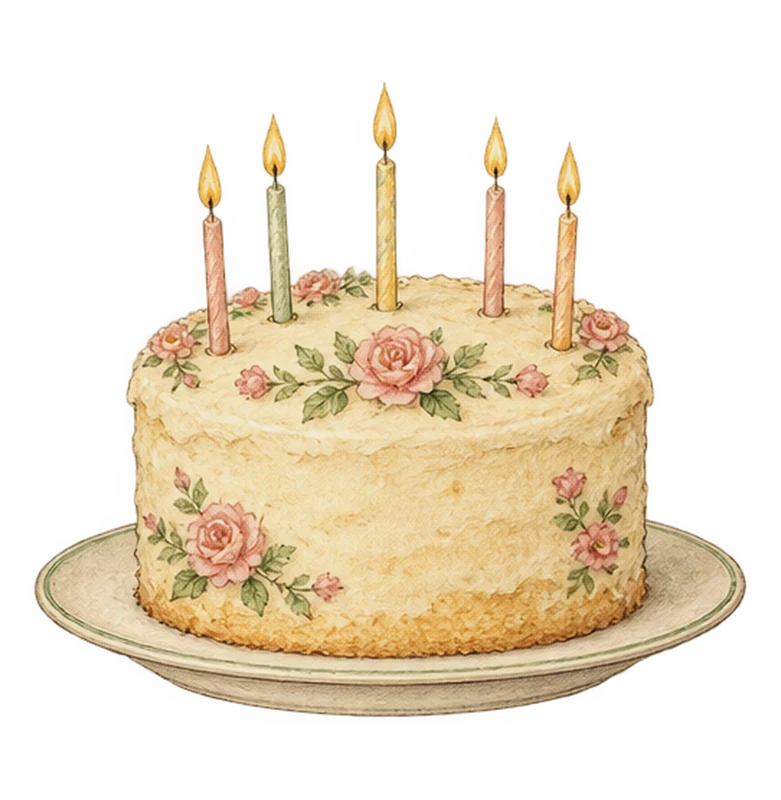
#> input picture design-system/baked/aquarelles/gateau-bougies.webp, 781 x 800 px, given in place of gateau-bougies.webp.webp, which was not available
$ python -i bake-parties-aquarelles.py   (imports and definitions only)
#> lines starting #> are read from the running program, lines starting #| are printed output that depends on the picture; after the words box and inside, x2 and y2 are one past the last pixel; in counts of white or black regions, pixels touching at a corner belong together; pictures that were not available may be replaced by others from this repository, and a replacement may not be noted
#!/usr/bin/env python3
"""Parties mobiles des aquarelles (« marionnettes ») : carte des parties et fond découvert.

    tools/ecriture/.venv/bin/python -I scripts/bake-parties-aquarelles.py [theiere,gateau] [--planche]

Pour chaque aquarelle de PARTIES (aquarelle cuite design-system/baked/aquarelles/<nom>.webp), écrit :
- design-system/baked/aquarelles/parties/<nom>.webp, même taille, sans perte : R = G = B = numéro de la
  partie × 40 (0 = le corps, 1 à 6 = les parties, dans l'ordre de PARTIES), A = 255 ;
- design-system/baked/aquarelles/fond/<nom>.webp, moitié de la taille : ce que découvre une partie qui
  bouge (les couleurs voisines diffusées dans le trou, un creux sombre sous un couvercle), transparent
  ailleurs ;
- src/components/Aquarelle/parties.json : par aquarelle, ses parties dans l'ordre (nom, pivot, boîte, rayon),
  en fractions de l'image (y vers le bas).

Le moteur (src/components/Aquarelle/vivante.ts) déplace chaque partie autour de son pivot (rotation,
translation, écrasement) selon les scénarios d'effets.ts. Une partie est choisie par des sélecteurs, tous
en fractions de l'image : `boite` (x0, y0, x1, y1), `poly` (polygone), `cercle` (cx, cy, r ; r en
fraction de la largeur), `point` (le morceau d'un seul tenant qui contient ce point, dans la sélection),
`couleur` (« chaud », « rouge », « clair », « gris », « jaune »), `moins` (boîtes retirées). Un pixel
appartient à une seule partie : la première qui le prend. Déterministe.

Avec --planche : verification/out/dessins/parties.png (chaque aquarelle, ses parties teintées, son fond).
"""
from __future__ import annotations

import json
import sys
from pathlib import Path

import numpy as np
from PIL import Image, ImageDraw
from scipy import ndimage as ndi

RACINE = Path(__file__).resolve().parents[1]
SOURCE = RACINE / "design-system/baked/aquarelles"
SORTIE_PARTIES = SOURCE / "parties"
SORTIE_FOND = SOURCE / "fond"
JSON = RACINE / "src/components/Aquarelle/parties.json"
PLANCHE = RACINE / "verification/out/dessins/parties.png"
PAS_ID = 40  # R = numéro × 40 : lisible même après une conversion de couleur
SEUIL = 0.04  # alpha : en dessous, le pixel n'appartient à aucune partie (papier)
SEPARES_V9 = {
    "citron": ("fruit", "tranche"),
    "citron-2": ("fruit", "tranche"),
    "pomme": ("pomme", "moitie"),
}

# Parties de chaque aquarelle, de l'arrière vers l'avant (le moteur les pose dans cet ordre).
# `pivot` : point fixe des rotations (défaut : centre de la boîte de la partie) ; `sombre` : creux sombre
# découvert sous la partie (ellipse cx, cy, rx, ry) ; `fond_boite` : zone où le fond découvert est diffusé
# depuis les couleurs voisines (ailleurs, la partie qui bouge découvre simplement le papier).
PARTIES: dict[str, list[dict]] = {
    "theiere": [
        {"nom": "verseuse", "boite": (0.0, 0.0, 1.0, 0.86),
         "moins": [(0.12, 0.60, 0.415, 0.96), (0.12, 0.77, 0.46, 0.96), (0.58, 0.60, 0.88, 0.96), (0.54, 0.77, 0.88, 0.96)],
         "pivot": (0.48, 0.46)},
        {"nom": "tasse-g",
         "poly": [(0.12, 0.60), (0.415, 0.60), (0.415, 0.76), (0.46, 0.81), (0.46, 0.96), (0.12, 0.96)],
         "pivot": (0.30, 0.78)},
        {"nom": "tasse-d",
         "poly": [(0.58, 0.60), (0.88, 0.60), (0.88, 0.96), (0.54, 0.96), (0.54, 0.81), (0.58, 0.76)],
         "pivot": (0.70, 0.78)},
    ],
    "tasse-2": [
        {"nom": "tasse",
         "poly": [(0.20, 0.16), (0.78, 0.16), (0.91, 0.25), (0.91, 0.53), (0.71, 0.55), (0.63, 0.65), (0.48, 0.67), (0.37, 0.60), (0.25, 0.53), (0.20, 0.45)],
         "pivot": (0.50, 0.46),
         "fond_boite": (0.27, 0.55, 0.70, 0.68),
         "sombre": (0.50, 0.625, 0.18, 0.042)},
    ],
    "tasse-coeur": [
        {"nom": "tasse", "boite": (0.0, 0.0, 0.92, 0.92),
         "moins": [(0.45, 0.66, 1.0, 1.0), (0.23, 0.48, 0.38, 0.64)],
         "pivot": (0.38, 0.52)},
        {"nom": "coeur", "boite": (0.225, 0.475, 0.385, 0.645),
         "pivot": (0.305, 0.555), "fond_boite": (0.22, 0.47, 0.39, 0.65)},
        {"nom": "biscuits",
         "poly": [(0.45, 0.78), (0.55, 0.67), (0.64, 0.68), (0.69, 0.73), (0.73, 0.61), (0.83, 0.60), (0.96, 0.66), (0.96, 0.97), (0.45, 0.97)],
         "pivot": (0.70, 0.80)},
    ],
    "gateau": [
        {"nom": "bougie", "boite": (0.695, 0.18, 0.775, 0.55), "pivot": (0.735, 0.53),
         "fond_boite": (0.69, 0.46, 0.78, 0.56)},
        {"nom": "framboise", "boite": (0.30, 0.19, 0.50, 0.32), "couleur": "rouge", "pivot": (0.40, 0.27),
         "fond_boite": (0.30, 0.26, 0.50, 0.33)},
    ],
    "cupcake": [
        {"nom": "framboise", "boite": (0.42, 0.03, 0.77, 0.28), "couleur": "rouge", "pivot": (0.59, 0.18),
         "fond_boite": (0.42, 0.16, 0.77, 0.29)},
    ],
    "cupcake-bougie": [
        {"nom": "framboise", "boite": (0.43, 0.20, 0.77, 0.42), "couleur": "rouge", "pivot": (0.60, 0.33),
         "fond_boite": (0.43, 0.31, 0.77, 0.43)},
    ],
    "carotte": [
        {"nom": "fanes", "boite": (0.0, 0.0, 1.0, 0.375), "pivot": (0.50, 0.37)},
    ],
    "cookies": [
        {"nom": "moitie-g",
         "poly": [(0.03, 0.27), (0.29, 0.27), (0.31, 0.40), (0.27, 0.52), (0.30, 0.64), (0.27, 0.75), (0.29, 0.86), (0.03, 0.86)],
         "pivot": (0.22, 0.74)},
        {"nom": "moitie-d",
         "poly": [(0.29, 0.27), (0.46, 0.33), (0.525, 0.48), (0.51, 0.64), (0.42, 0.78), (0.29, 0.86), (0.27, 0.75), (0.30, 0.64), (0.27, 0.52), (0.31, 0.40)],
         "pivot": (0.37, 0.74), "fond_boite": (0.34, 0.32, 0.53, 0.80)},
        {"nom": "pepite-1", "cercle": (0.73, 0.28, 0.045), "pivot": (0.73, 0.28), "fond_boite": (0.67, 0.22, 0.79, 0.34)},
        {"nom": "pepite-2", "cercle": (0.74, 0.55, 0.042), "pivot": (0.74, 0.55), "fond_boite": (0.68, 0.49, 0.80, 0.61)},
        {"nom": "pepite-3", "cercle": (0.68, 0.74, 0.042), "pivot": (0.68, 0.74), "fond_boite": (0.62, 0.68, 0.74, 0.80)},
    ],
    "sables-etoiles": [
        {"nom": "etoile-1",
         "poly": [(0.32, 0.26), (0.44, 0.36), (0.61, 0.36), (0.52, 0.49), (0.46, 0.67), (0.33, 0.61), (0.14, 0.66), (0.18, 0.51), (0.04, 0.41), (0.22, 0.38)],
         "moins": [(0.45, 0.48, 1.0, 0.82)],
         "pivot": (0.33, 0.46)},
        {"nom": "etoile-2",
         "poly": [(0.66, 0.40), (0.76, 0.50), (0.96, 0.53), (0.83, 0.64), (0.85, 0.80), (0.66, 0.72), (0.45, 0.75), (0.51, 0.60), (0.41, 0.49), (0.57, 0.49)],
         "pivot": (0.68, 0.60)},
    ],
    "citron": [],
    "citron-2": [],
    "pomme": [],
    "orange": [
        {"nom": "rondelle", "cercle": (0.695, 0.665, 0.265), "pivot": (0.695, 0.665)},
    ],
    "noix": [
        {"nom": "noix-1",
         "poly": [(0.24, 0.14), (0.46, 0.14), (0.48, 0.38), (0.39, 0.58), (0.40, 0.86), (0.24, 0.86)],
         "pivot": (0.35, 0.52)},
        {"nom": "noix-3",
         "poly": [(0.46, 0.03), (0.76, 0.03), (0.76, 0.72), (0.61, 0.72), (0.63, 0.52), (0.56, 0.35), (0.46, 0.35)],
         "pivot": (0.62, 0.38)},
        {"nom": "noix-2",
         "poly": [(0.45, 0.35), (0.58, 0.35), (0.64, 0.55), (0.62, 0.86), (0.51, 0.96), (0.40, 0.86), (0.38, 0.55)],
         "pivot": (0.51, 0.66)},
    ],
    "oeufs": [
        {"nom": "coquille",
         "poly": [(0.30, 0.58), (0.37, 0.51), (0.46, 0.53), (0.53, 0.60), (0.65, 0.64), (0.66, 0.82), (0.56, 0.94), (0.36, 0.94), (0.29, 0.80)],
         "pivot": (0.48, 0.78), "fond_boite": (0.29, 0.50, 0.66, 0.85)},
    ],
}


def charger(nom: str) -> np.ndarray:
    return np.asarray(Image.open(SOURCE / f"{nom}.webp").convert("RGBA")).astype(float) / 255


def grille(h: int, w: int):
    y, x = np.mgrid[0:h, 0:w]
    return (x + 0.5) / w, (y + 0.5) / h


# [141 lines left out: functions masque_poly, selection, diffuser, cuire, ecrire, not called in this run]


TEINTES = [(0.95, 0.25, 0.3), (0.2, 0.55, 0.95), (0.2, 0.75, 0.3), (0.95, 0.65, 0.1), (0.6, 0.3, 0.85), (0.1, 0.8, 0.8)]


# [16 lines left out: function vignette, not called in this run]


def cuire_citron_v9(nom: str, roles: tuple[str, str] = ("fruit", "tranche")):
    """Les deux sujets entiers de l'image : aucun trait de découpe arbitraire.

    Les deux grosses composantes alpha correspondent au fruit avec sa feuille et à sa tranche/moitié.
    Affecter ensuite chaque frange au sujet le plus proche évite de rogner les contours semi-transparents.
    Le fond découvert est vide puisque les deux peintures sont séparées dans l'original.
    """
#> called with roles = ('fruit', 'tranche')
    image = Image.open(SOURCE / f"{nom}.webp").convert("RGBA")
#> image is the input picture: PIL image 781x800 RGBA; mean R, G, B, A 96.7, 82.7, 58.8, 97.6
    alpha = np.asarray(image)[..., 3]
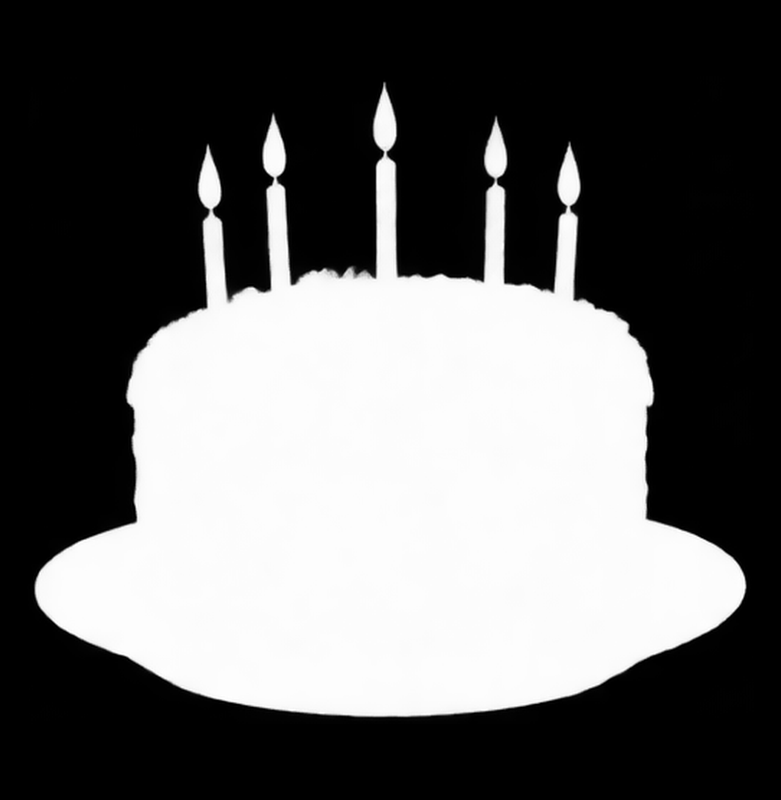
#> alpha: shape (800, 781); min 0, max 255, mean 97.6
    labels, _ = ndi.label(alpha > 8, structure=np.ones((3, 3)))
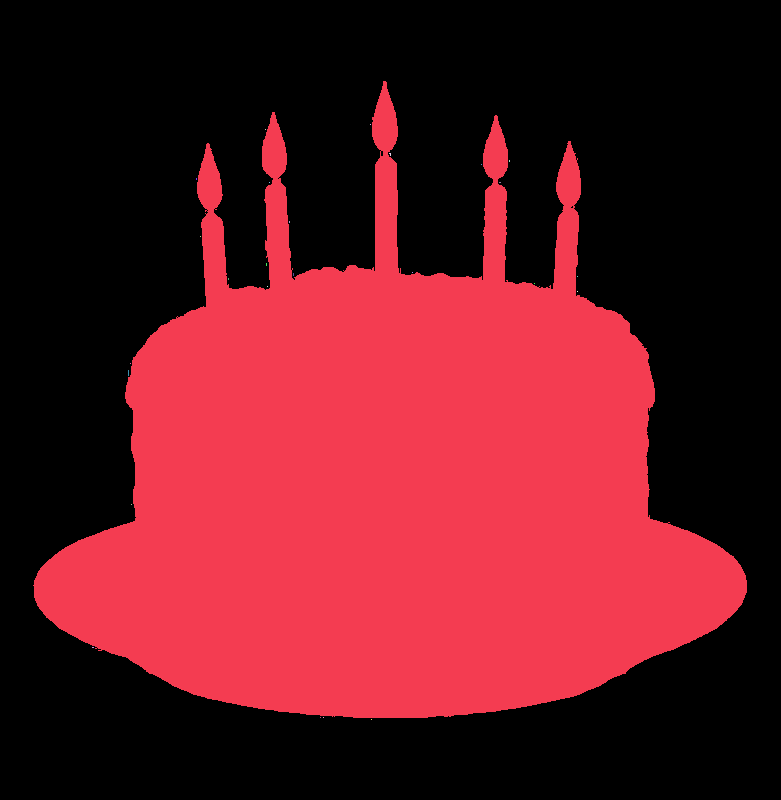
#> labels: shape (800, 781) int32; 27 distinct labels, from 0 to 26; one colour per label, 0 black
    areas = np.bincount(labels.ravel()); areas[0] = 0
#> after `areas = np.bincount(labels.ravel())`: areas = 27 values, max 376903 at index 0, min 1 at index 2, mean 23140.7
    largest = np.argsort(areas)[-2:]
#> largest = [21, 1]
#> (the run stopped early here; a loop or call above may not have finished)

$ run again, on design-system/baked/aquarelles/papillon-bleu.webp
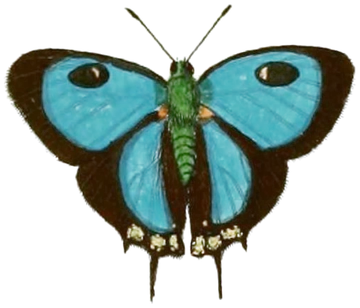
#> input picture design-system/baked/aquarelles/papillon-bleu.webp, 360 x 308 px, given in place of papillon-bleu.webp.webp, which was not available
#> in cuire_citron_v9, image is the input picture: PIL image 360x308 RGBA; mean R, G, B, A 11.8, 35.3, 29.6, 91.4
#> in cuire_citron_v9, `alpha = np.asarray(image)[..., 3]`:
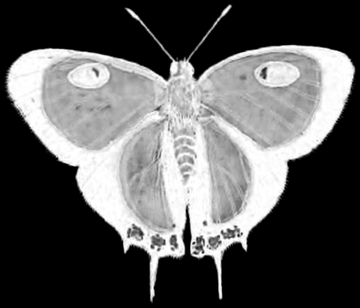
#> alpha: shape (308, 360); min 0, max 255, mean 91.4
#> in cuire_citron_v9, `labels, _ = ndi.label(alpha > 8, structure=np.ones((3, 3)))`:
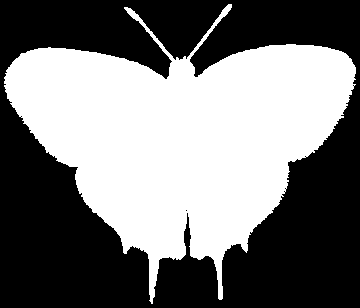
#> labels: shape (308, 360) int32; values 0 (black) and 1 (white), 46.4% white; 1 white region, box (x1, y1, x2, y2) and area: (4, 4, 356, 304) 51408
#> areas = [59472, 51408]
#> largest = [0, 1]

$ run again, on design-system/baked/aquarelles/papillon-vulcain.webp
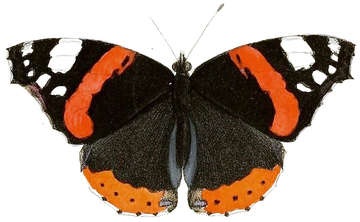
#> input picture design-system/baked/aquarelles/papillon-vulcain.webp, 360 x 222 px, given in place of papillon-vulcain.webp.webp, which was not available
#> in cuire_citron_v9, image is the input picture: PIL image 360x222 RGBA; mean R, G, B, A 33.4, 15.3, 1.6, 113.7
#> in cuire_citron_v9, `alpha = np.asarray(image)[..., 3]`:
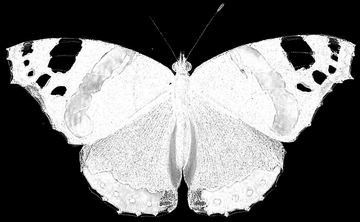
#> alpha: shape (222, 360); min 0, max 255, mean 113.7
#> in cuire_citron_v9, `labels, _ = ndi.label(alpha > 8, structure=np.ones((3, 3)))`:
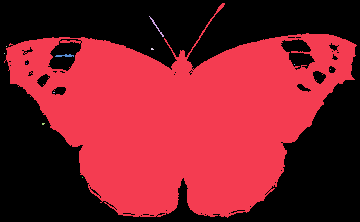
#> labels: shape (222, 360) int32; 13 distinct labels, from 0 to 12; one colour per label, 0 black
#> areas = [38953, 40875, 37, 1, 5, 1, 37, 1, 1, 1, 2, 5, 1]
#> largest = [6, 1]

$ run again, on design-system/baked/aquarelles/sables-etoiles.webp
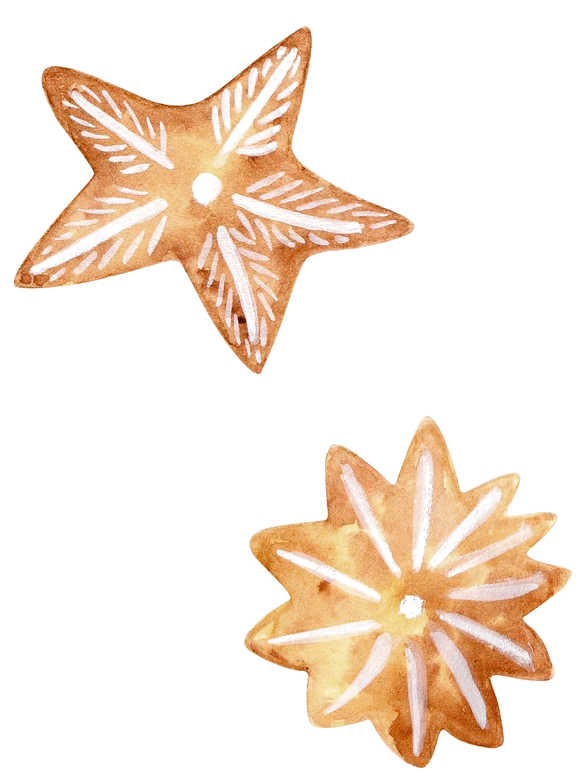
#> input picture design-system/baked/aquarelles/sables-etoiles.webp, 582 x 782 px, given in place of sables-etoiles.webp.webp, which was not available
#> in cuire_citron_v9, image is the input picture: PIL image 582x782 RGBA; mean R, G, B, A 71.2, 39.4, 7.8, 33.5
#> labels: shape (782, 582) int32; 76 distinct labels, from 0 to 75
#> areas = 76 values, max 331303 at index 0, min 1 at index 2, mean 5988.5
#> largest = [1, 48]
#> the loop in cuire_citron_v9, `for i, (label, role) in enumerate(zip(largest, roles), 1):` made 2 passes
#> after the loop in cuire_citron_v9, `for i, (label, role) in enumerate(zip(largest, roles), 1):`:
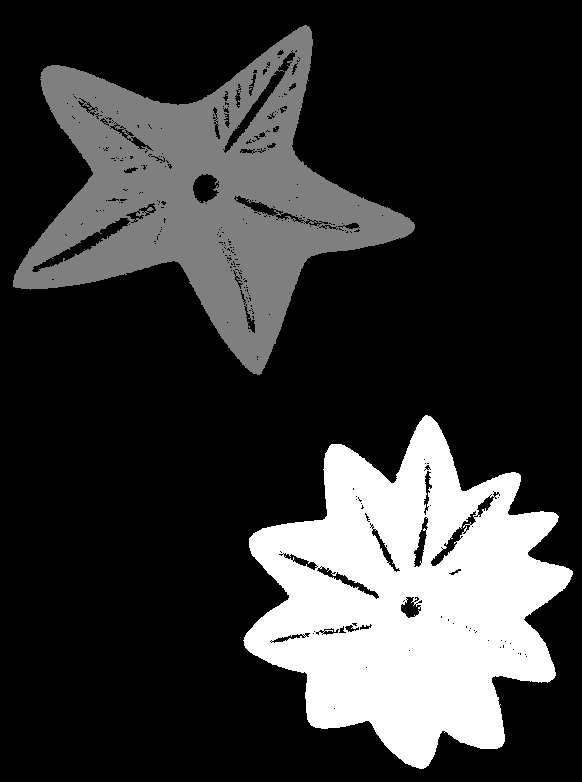
#> primary: shape (782, 582); min 0, max 2, mean 0.418; drawn with min black and max white
#> after the loop in cuire_citron_v9, `for i, (label, role) in enumerate(zip(largest, roles), 1):`: infos = 2 items
#> ids: shape (782, 582); values 1 (black) and 2 (white), 48.7% white; 1 white region, box (x1, y1, x2, y2) and area: (0, 302, 582, 782) 221847
#> in cuire_citron_v9, `mask[..., 3] = 255`:
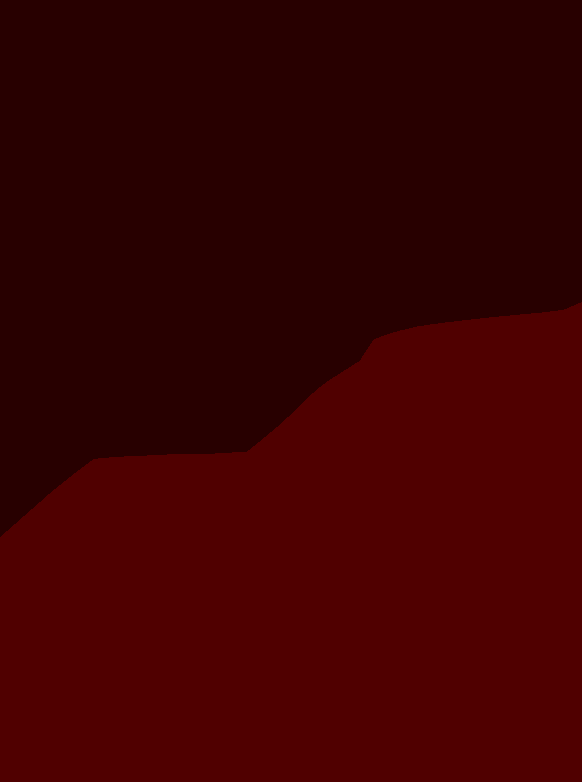
#> mask: shape (782, 582, 4); mean of channels 0, 1, 2, 3 59.5, 0, 0, 255; drawn as R, G, B
